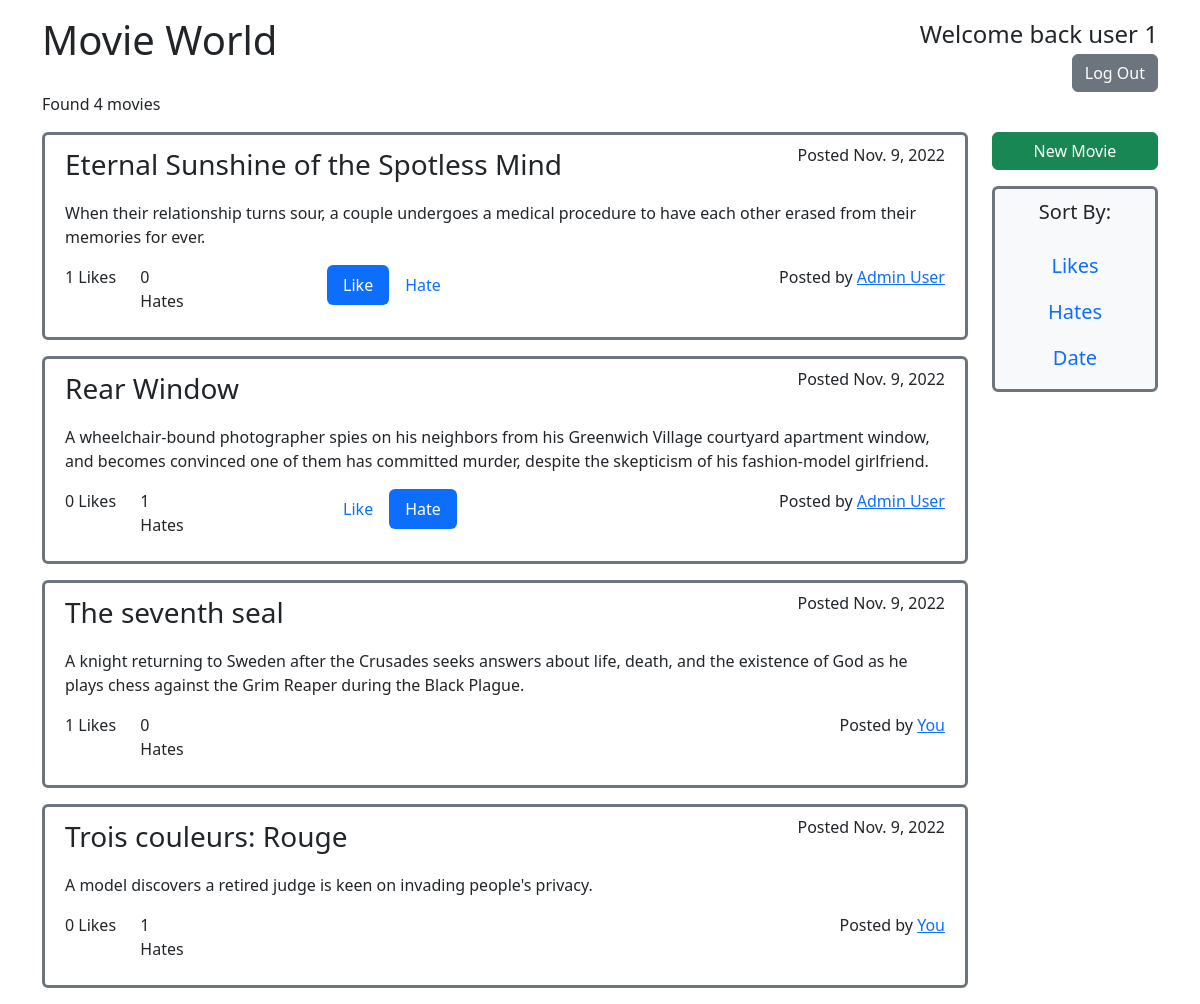
Screenshot of / (signed in) with the database file from the repository.
### movieworld/models.py (models this page shows, shortened)
class Movie(models.Model):
    title = models.CharField(max_length=50)
    description = models.TextField()
    user = models.ForeignKey(User, on_delete=models.CASCADE)
    date = models.DateField(auto_now_add=True)

### movieworld/views.py (the view, shortened to what this page needs)
# urls.py: path("", views.Index.as_view(), name="index"),
class Index(TemplateView):
    template_name = "index.html"
    def get_context_data(self, **kwargs):
        context = super(Index, self).get_context_data(**kwargs)
        param_dict = self.request.GET.dict()
        user_filter = None
        sort = None
        if param_dict:
            if "u" in param_dict.keys():
                user_filter = param_dict["u"]
            if "s" in param_dict.keys():
                sort = param_dict["s"]
        user = self.request.user
        movies = Movie.objects.all().annotate(
            likes=Count("opinion", filter=Q(opinion__like=True)),
            hates=Count("opinion", filter=Q(opinion__like=False)),
            user_opinion=Subquery(
                Opinion.objects.filter(
                    user__id=user.id, movie__id=OuterRef("id")
                ).values("like")
            ),
        )
        if user_filter is not None:
            movies = movies.filter(user=user_filter)
        movies_count = len(movies)
        context.update(
            {
                "user": user,
                "movies": movies,
                "movie_count": movies_count,
                "sort": sort,
                "user_filter": user_filter,
                "request": self.request,
            }
        )
        return context

### movieworld/templates/index.html (shortened to what this page needs)
{% extends 'base.html' %}
{% load spurl %}
{% block main %}
    <div class="container">
        <div class="row mt-3">
            <div class="col-6">
                <h1>Movie World</h1>
            </div>
            <div class="col-6 text-end fs-4">
                {% if user.is_authenticated %}
                <span id="logged_links">
                    <p class="mb-0">Welcome back {{user.get_full_name}}</p>
                    <a class="btn btn-secondary" role="button" href="{% url 'logout' %}">Log Out</a>
                </span>
                {% else %}
                <span id="login_links">
                    <a id='login' class="text-decoration-none" href="{% url 'login' %}">Log in</a>
                    or
                    <a id='signup' class="text-decoration-none bg-primary text-white p-2 rounded" href="{% url 'register' %}">Sign Up</a>
                </span>
                {% endif %}
            </div>
        </div>
        <div class="row">
            <div class="col-12" id="subtitle">
                <p>Found {{movie_count}} movies</p>
            </div>
        </div>
        <div class="row">
            <div class="col-10">
                <div id="movies">
                    {% for movie in movies %}
                    <div class="movie_elem mb-3 border border-3 border-secondary rounded p-2" id="{{movie.id}}" >
                        <div class="container">
                            <div class="row">
                                <div class="col-8">
                                    <p class="fs-3">{{movie.title}}</p>
                                </div>
                                <div class="col-4 text-end">
                                    <p>Posted {{movie.date}}</p>
                                </div>
                            </div>
                            <div class="row">
                                <p>{{movie.description}}</p>
                            </div>
                            <div class="row">
                                <div class="col-2">
                                    <div class="row">
                                        <div class="col-6">
                                            <p class="likes_count">{{movie.likes}} Likes</p>
                                        </div>
                                        <div class="col-6">
                                            <p class="hates_count">{{movie.hates}} Hates</p>
                                        </div>
                                    </div>
                                </div>
                                <div class="col-5 text-center">
                                    {% if user.is_authenticated %}
                                    <div class="vote_buttons nav nav-pills justify-content-center">
                                        {% if movie.user != user %}
                                            <div class="like" hx-post="/movie_vote/" hx-trigger="click" hx-swap="none">
                                                {% if movie.user_opinion == True %}
                                                    <span class="nav-link active" role="button">
                                                {% else %}
                                                    <span class="nav-link" role="button">
                                                {% endif %}
                                                <a>Like</a>
                                                </span>
                                            </div>
                                            <div class="hate" hx-post="/movie_vote/" hx-trigger="click" hx-swap="none">
                                                {% if movie.user_opinion == False %}
                                                    <span class="nav-link active" role="button">
                                                {% else %}
                                                    <span class="nav-link" role="button">
                                                {% endif %}
                                                <a>Hate</a>
                                                </span>
                                            </div>
                                        {% endif %}
                                    </div>
                                {% endif %}
                                </div>
                                <div class="col-5 text-end">
                                    {% if movie.user == user %}
                                        <p> Posted by <a href="{% spurl path=request.get_full_path set_query="u={{user.id}}" %}" >You</a></p>
                                    {% else %}
                                        <p> Posted by <a href="{% spurl path=request.get_full_path set_query="u={{movie.user_id}}" %}" >{{movie.user.get_full_name}}</a></p>
                                    {% endif %}
                                </div>
                            </div>
                        </div>
                    </div>
                    {% endfor %}
                </div>
            </div>
            <div class="col-2">
                {% if user.is_authenticated %}
                <div class="d-grid mb-3">
                    <a class="btn btn-success" role="button" href="{% url 'add_movie' %}">New Movie</a>
                </div>
                {% endif %}
                <div id="filters" class="border border-3 border-secondary rounded bg-light fs-5 text-center nav nav-pills flex-column p-2">
                    <p id="filter_title">Sort By:</p>
                    <a class="filter_links nav-link" id="sort_by_likes" href="{% spurl path=request.get_full_path set_query="s=l" %}">Likes</a>
                    <a class="filter_links nav-link" id="sort_by_hates" href="{% spurl path=request.get_full_path set_query="s=h" %}">Hates</a>
                    <a class="filter_links nav-link" id="sort_by_date" href="{% spurl path=request.get_full_path set_query="s=d" %}">Date</a>
                </div>
            </div>
        </div>
    </div>
{% endblock main %}

### rows the page displays
Movie: title "Eternal Sunshine of the Spotless Mind", date "Nov. 9, 2022", description "When their relationship turns sour, a couple undergoes a medical procedure to have each other erased from their memories for ever.", likes "1", hates "0", shows "Like", user.get_full_name "Admin User"
Movie: title "Rear Window", date "Nov. 9, 2022", description "A wheelchair-bound photographer spies on his neighbors from his Greenwich Village courtyard apartment window, and becomes convinced one of them has committed murder, despite the skepticism of his fashion-model girlfriend.", likes "0", hates "1", shows "Like", user.get_full_name "Admin User"
Movie: title "The seventh seal", date "Nov. 9, 2022", description "A knight returning to Sweden after the Crusades seeks answers about life, death, and the existence of God as he plays chess against the Grim Reaper during the Black Plague.", likes "1", hates "0", shows "Posted by"
Movie: title "Trois couleurs: Rouge", date "Nov. 9, 2022", description "A model discovers a retired judge is keen on invading people's privacy.", likes "0", hates "1", shows "Posted by"

### other values shown
{{ user.get_full_name }} "user 1"
{{ movie_count }} "4"
